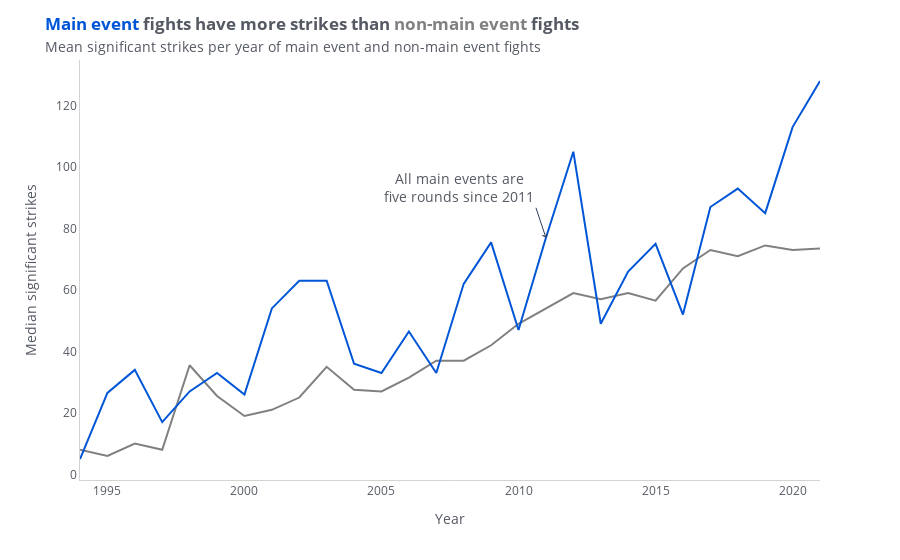

Here is the notebook cell this chart was saved with:
### Markdown cell above
## How has the number of significant strikes changed through the years?

### Is there a difference between significant strikes in main-event and non-main event fights?

### Code cell
by_year = (
    df_merged.groupby(by=[df_merged.index.year, "is_main_event"])["total_str"]
    .median()
    .iloc[:-2]
    .reset_index()
)

fig = px.line(
    x=by_year["event_date"],
    y=by_year["total_str"],
    color=by_year["is_main_event"],
    color_discrete_sequence=("grey", "#0056D6"),
)
fig.update_layout(
    plot_bgcolor="#fff",
    title="<b><span style='color:#0056D6'>Main event</span> fights have more strikes than <span style='color:grey'>non-main event</span> fights</b><br><span style='font-size:0.85rem'>Mean significant strikes per year of main event and non-main event fights</span>",
    showlegend=False,
    font_color="#555963",
)
fig.add_annotation(
    x=2011,
    y=77,
    xanchor="right",
    yanchor="bottom",
    text="All main events are<br>five rounds since 2011",
    font=dict(size=14),
    arrowhead=4,
)
fig.update_xaxes(showline=True, linewidth=1, linecolor="lightgrey", title="Year")
fig.update_yaxes(
    showline=True, linewidth=1, linecolor="lightgrey", title="Median significant strikes"
)
fig.show()

### Figure 1 — Plotly figure (JSON) as saved in the notebook; plotly's stock layout.template omitted (floating-point values rounded to 4 significant figures)
{"data": [{"hovertemplate": "color=False<br>x=%{x}<br>y=%{y}<extra></extra>", "legendgroup": "False", "line": {"color": "grey", "dash": "solid"}, "marker": {"symbol": "circle"}, "mode": "lines", "name": "False", "orientation": "v", "showlegend": true, "type": "scatter", "x": [1994, 1995, 1996, 1997, 1998, 1999, 2000, 2001, 2002, 2003, 2004, 2005, 2006, 2007, 2008, 2009, 2010, 2011, 2012, 2013, 2014, 2015, 2016, 2017, 2018, 2019, 2020, 2021], "xaxis": "x", "y": [8, 6, 10, 8, 35.5, 25.5, 19, 21, 25, 35, 27.5, 27, 31.5, 37, 37, 42, 49, 54, 59, 57, 59, 56.5, 67, 73, 71, 74.5, 73, 73.5], "yaxis": "y"}, {"hovertemplate": "color=True<br>x=%{x}<br>y=%{y}<extra></extra>", "legendgroup": "True", "line": {"color": "#0056D6", "dash": "solid"}, "marker": {"symbol": "circle"}, "mode": "lines", "name": "True", "orientation": "v", "showlegend": true, "type": "scatter", "x": [1994, 1995, 1996, 1997, 1998, 1999, 2000, 2001, 2002, 2003, 2004, 2005, 2006, 2007, 2008, 2009, 2010, 2011, 2012, 2013, 2014, 2015, 2016, 2017, 2018, 2019, 2020, 2021], "xaxis": "x", "y": [5, 26.5, 34, 17, 27, 33, 26, 54, 63, 63, 36, 33, 46.5, 33, 62, 75.5, 47, 77, 105, 49, 66, 75, 52, 87, 93, 85, 113, 128], "yaxis": "y"}], "layout": {"annotations": [{"arrowhead": 4, "font": {"size": 14}, "text": "All main events are<br>five rounds since 2011", "x": 2011, "xanchor": "right", "y": 77, "yanchor": "bottom"}], "font": {"color": "#555963"}, "legend": {"title": {"text": "color"}, "tracegroupgap": 0}, "margin": {"t": 60}, "plot_bgcolor": "#fff", "showlegend": false, "title": {"text": "<b><span style='color:#0056D6'>Main event</span> fights have more strikes than <span style='color:grey'>non-main event</span> fights</b><br><span style='font-size:0.85rem'>Mean significant strikes per year of main event and non-main event fights</span>"}, "xaxis": {"anchor": "y", "domain": [0, 1], "linecolor": "lightgrey", "linewidth": 1, "showline": true, "title": {"text": "Year"}}, "yaxis": {"anchor": "x", "domain": [0, 1], "linecolor": "lightgrey", "linewidth": 1, "showline": true, "title": {"text": "Median significant strikes"}}}}
